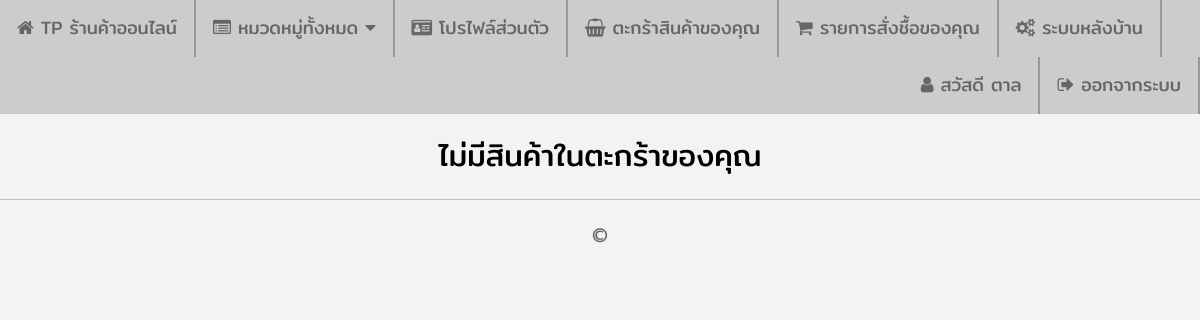
/basket.php (signed in), run on an earlier commit of the app's database.
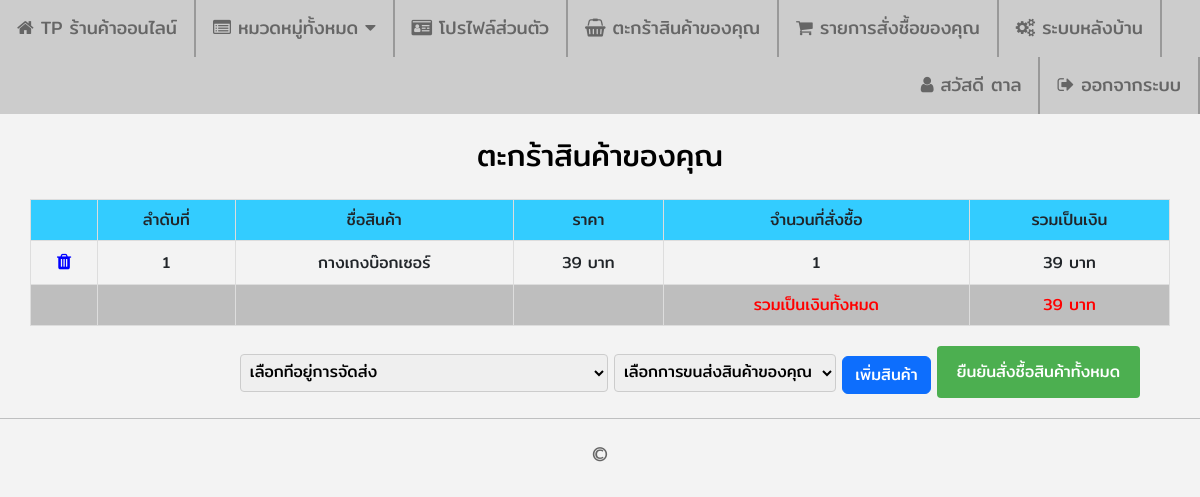
And on a later commit of the database.
### tables this page shows
CREATE TABLE `basket` (
  `basket_id` int(10) NOT NULL,
  `basket_amount` int(6) NOT NULL,
  `basket_status` varchar(10) NOT NULL DEFAULT 'P0',
  `order_ordernumber` varchar(10) DEFAULT NULL,
  `product_id` int(10) NOT NULL,
  `category_id` int(10) NOT NULL,
  `member_id` int(10) NOT NULL
);

CREATE TABLE `product` (
  `product_id` int(10) NOT NULL,
  `product_code` varchar(10) NOT NULL,
  `product_name` varchar(200) NOT NULL,
  `product_detail` text NOT NULL,
  `product_img1` text NOT NULL,
  `product_img2` text DEFAULT NULL,
  `product_img3` text DEFAULT NULL,
  `product_img4` text DEFAULT NULL,
  `product_price` int(9) NOT NULL,
  `product_stock` int(6) NOT NULL,
  `category_id` int(10) NOT NULL
);

### basket.php (the view, shortened to what this page needs)
<?php
require_once('connections/mysqli.php');
$strSQL2 = "SELECT * FROM basket INNER JOIN (product, category, member) ON (basket.product_id = product.product_id AND basket.category_id = category.category_id AND basket.member_id = member.member_id) WHERE member_username = '".$_SESSION['member_username']."'";
$strSQL2 .= " ORDER BY basket_id DESC";
$objQuery2 = mysqli_query($Connection, $strSQL2);
$objResult2 = mysqli_fetch_array($objQuery2, MYSQLI_ASSOC);
$strSQL3 = "SELECT * FROM basket INNER JOIN (product, category, member) ON (basket.product_id = product.product_id AND basket.category_id = category.category_id AND basket.member_id = member.member_id) WHERE member_username = '".$_SESSION['member_username']."'";
$objQuery3 = mysqli_query($Connection, $strSQL3);
$no = 1;
$total = 0;
?>
<!DOCTYPE html>
<html lang="en">
<head>
  <link rel="stylesheet" href="https://cdn.jsdelivr.net/npm/bootstrap@5.3.3/dist/css/bootstrap.min.css">
  <link rel="stylesheet" href="https://cdnjs.cloudflare.com/ajax/libs/font-awesome/4.7.0/css/font-awesome.min.css">
  <link rel="stylesheet" type="text/css" href="assets/css/body.css">
  <link rel="stylesheet" type="text/css" href="assets/css/navigationbar.css">
  <link rel="stylesheet" type="text/css" href="assets/css/shop.css">
</head>
<body>
  <?php include 'includes/navbar.php';?>
  <div class="shop_div_2">
    <?php
    if ($objResult2["basket_id"] == NULL) {
    ?>
    <span class="shop_span_7">ไม่มีสินค้าในตะกร้าของคุณ</span>
    <?php
    } elseif ($objResult2["basket_status"] == "P1") {
    ?>
    <span class="shop_span_7">ไม่มีสินค้าในตะกร้าของคุณ</span>
    <?php
    } else {
    ?>
    <span class="shop_span_7">ตะกร้าสินค้าของคุณ</span>
    <div class="shop_div_7">
      <table class="shop_table_1">
        <tr>
          <td bgcolor="#33CCFF"></td>
          <td bgcolor="#33CCFF">ลำดับที่</td>
          <td bgcolor="#33CCFF">ชื่อสินค้า</td>
          <td bgcolor="#33CCFF">ราคา</td>
          <td bgcolor="#33CCFF">จำนวนที่สั่งซื้อ</td>
          <td bgcolor="#33CCFF">รวมเป็นเงิน</td>
        </tr>
        <?php
        while ($objResult3 = mysqli_fetch_array($objQuery3, MYSQLI_ASSOC)) {
          if ($objResult3["basket_status"] == "P0") {
          ?>
          <tr>
            <td><a class="shop_a_3" href="JavaScript:if(confirm('คุณต้องการยกเลิกสินค้าชิ้นนี้ใช่หรือไม่')==true){window.location='basket_delete.php?basket_id=<?php echo $objResult3["basket_id"];?>&product_id=<?php echo $objResult3["product_id"];?>';}"><i class="fa fa-trash"></i></a></td>
            <td><?php echo $no; ?></td>
            <td><?php echo $objResult3["product_name"]; ?></td>
            <td><?php echo $objResult3["product_price"]." บาท"; ?></td>
            <td><?php echo $objResult3["basket_amount"]; ?></td>
            <td><?php echo $objResult3["product_price"] * $objResult3["basket_amount"]; ?> บาท</td>
          </tr>
          <?php
          $total += ($objResult3["product_price"] * $objResult3["basket_amount"]);
          $no++;
          }
        }
        ?>
        <tr>
          <td bgcolor="#BEBEBE"></td>
          <td bgcolor="#BEBEBE"></td>
          <td bgcolor="#BEBEBE"></td>
          <td bgcolor="#BEBEBE"></td>
          <td bgcolor="#BEBEBE" style="color:#FF0000">รวมเป็นเงินทั้งหมด</td>
          <td bgcolor="#BEBEBE" style="color:#FF0000"><?php echo $total." บาท"; ?></td>
        </tr>
      </table>
    </div>
    <form name="basket" method="post">
      <div class="shop_div_11">
        <select name="order_address" id="order_address" class="shop_select_2">
          <option value="select">เลือกที่อยู่การจัดส่ง</option>
        </select>
        <select name="transport_id" id="transport_id" class="shop_select_2">
          <option value="select">เลือกการขนส่งสินค้าของคุณ</option>
        </select>
        <a class="btn btn-primary" href="index.php" role="button">เพิ่มสินค้า</a>
        <input type="submit" name="submit" id="submit" class="shop_input_5" value="ยืนยันสั่งชื้อสินค้าทั้งหมด"/>
      </div>
    </form>
    <?php
    }
    ?>
  </div>
  <hr>
  <?php include 'includes/footer.php';?>
</body>
</html>

What changed in the data, as far as the page shows it:
added basket: product.product_name "กางเกงบ๊อกเซอร์", product.product_price "39", basket_amount "1", $objResult3['product_price']*$objResult3['basket_amount'] "39"
Also different on the page:
$total: (not shown) → "39"
form field order_address: (not shown) → "เลือกที่อยู่การจัดส่ง"
form field transport_id: (not shown) → "เลือกการขนส่งสินค้าของคุณ"
form field submit: (not shown) → "ยืนยันสั่งชื้อสินค้าทั้งหมด"
text no longer shown: "ไม่มีสินค้าในตะกร้าของคุณ"
text now shown: "ตะกร้าสินค้าของคุณ ลำดับที่ ชื่อสินค้า ราคา จำนวนที่สั่งซื้อ รวมเป็นเงิน รวมเป็นเงินทั้งหมด บาท เพิ่มสินค้า"
